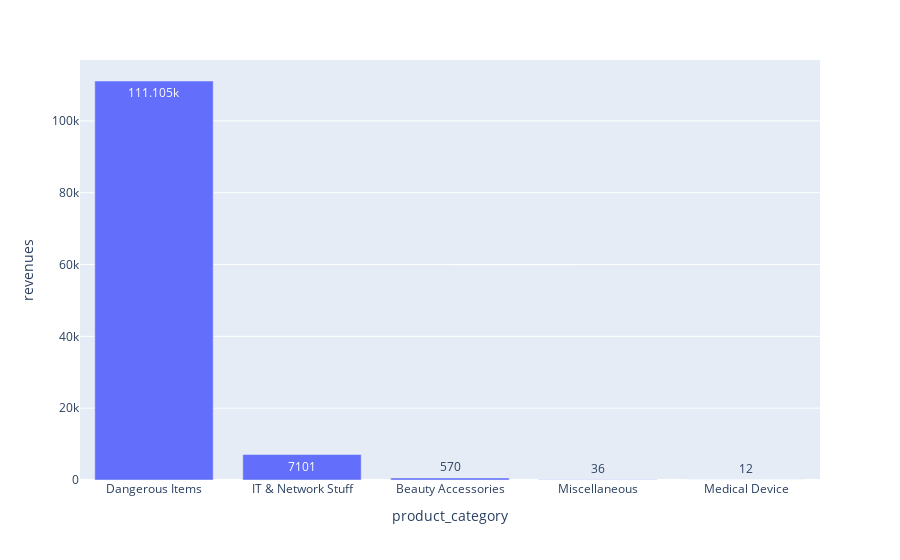

The cell this chart's notebook holds for it:
### Code cell
fig2 = px.bar(revenues_per_category, x='product_category', y='revenues', text_auto=True)
fig2.write_image("images/revenues_per_category.jpeg")
fig2.show()

### Figure 1 — Plotly figure (JSON) as saved in the notebook; plotly's stock layout.template omitted (floating-point values rounded to 4 significant figures)
{"data": [{"alignmentgroup": "True", "hovertemplate": "product_category=%{x}<br>revenues=%{y}<extra></extra>", "legendgroup": "", "marker": {"color": "#636efa", "pattern": {"shape": ""}}, "name": "", "offsetgroup": "", "orientation": "v", "showlegend": false, "textposition": "auto", "texttemplate": "%{y}", "type": "bar", "x": ["Dangerous Items", "IT & Network Stuff", "Beauty Accessories", "Miscellaneous", "Medical Device"], "xaxis": "x", "y": [111105, 7101, 570, 36, 12], "yaxis": "y"}], "layout": {"barmode": "relative", "legend": {"tracegroupgap": 0}, "margin": {"t": 60}, "xaxis": {"anchor": "y", "domain": [0, 1], "title": {"text": "product_category"}}, "yaxis": {"anchor": "x", "domain": [0, 1], "title": {"text": "revenues"}}}}
